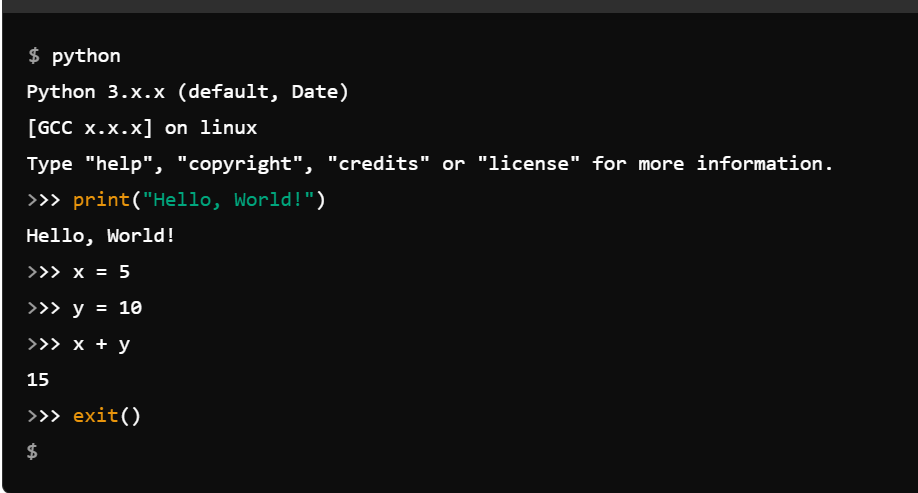
#> input picture OpenCV/python_code.png, 918 x 493 px
$ python py_2_2.py
#> lines starting #> are read from the running program, lines starting #| are printed output that depends on the picture
# Cropping Images using Slicing in OpenCV
# cropped_image = image[startY:endY, startX:endX]

# border cutting => badi img se choti photo nikalna
"""

-> = x-axis
| = y-axis

x = 400 px
y = 300 px
each row = 1 px -> basic

x = 0, 1, ... 399.
y = 0,1, ... 299.
because it srating from 0

y axis = row = top to bottom
x axis = column = left to right

image[startY:endY, startX:endX]
startY = 100
endY = 200
startX = 50
endX = 150

100:200
50:150

| y axis = 100 to 200
- x axis = 50 to 150

button actual image is 0 to 200 y axis, and x axis = 0 to 399
inside that it cut a 100 to 200 part and 50 to 150

"""

import cv2

image = cv2.imread("python_code.png")
#> image is the input picture: shape (493, 918, 3); mean B, G, R 18.8, 18.9, 18.8

if image is not None:
    cropped = image[100:200, 50:150]
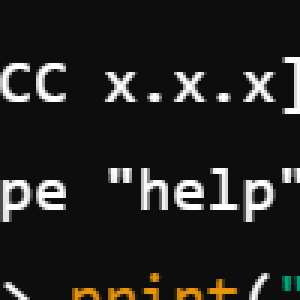
#> cropped: shape (100, 100, 3) (shown 3 times larger); mean B, G, R 32.5, 34.2, 35
    cv2.imshow("Orginal Image", image)
    cv2.imshow("Cropped Image", cropped)
    cv2.waitKey(0)
    cv2.destroyAllWindows()
else:
    print("Image Not Loaded...")
